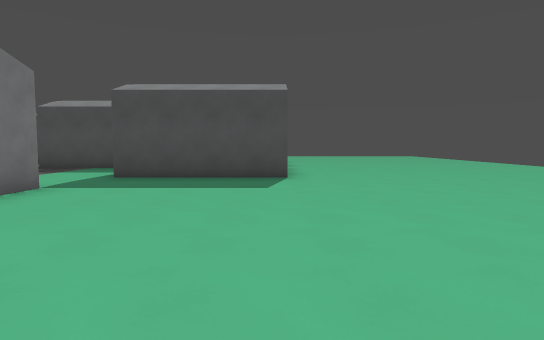
[1] (above)

24 first-person views from a walk through a 3-D level made in the Godot game engine. The camera is 1.5 m above the floor, tilts 4° down and sees 75° across. The floor is counted in squares, 2 m on a side. Each view is taken from the middle of a square. On the plan, view 1 faces up. The plan holds only what a view shows up to about 11 squares ahead; the rest is blank. The place goes on beyond the plan.

[2]
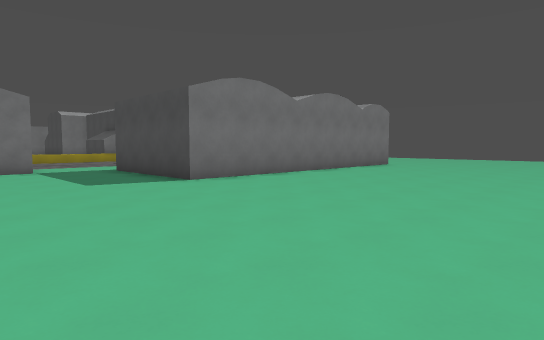

[3]
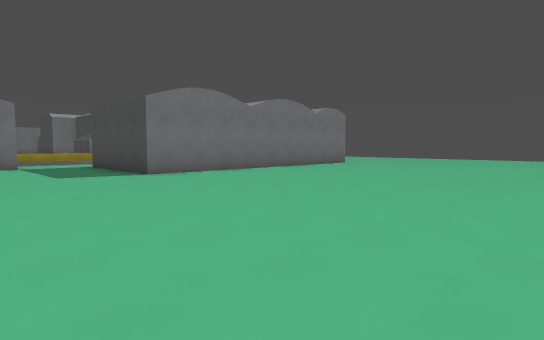

[4]
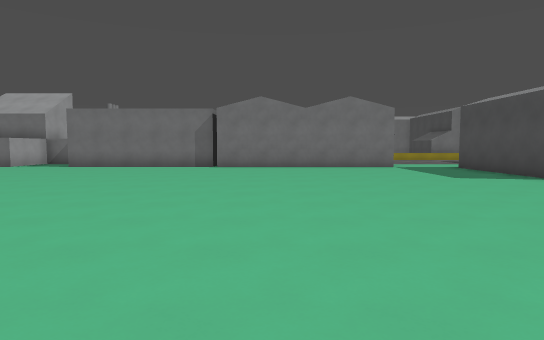

[5]
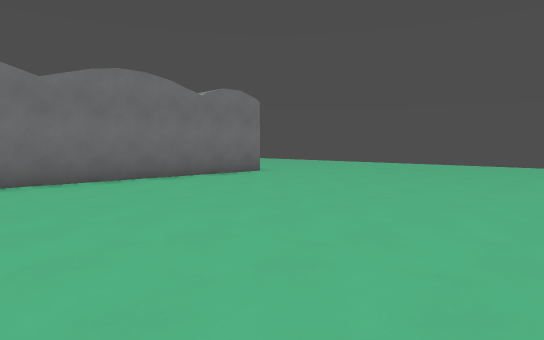

[6]
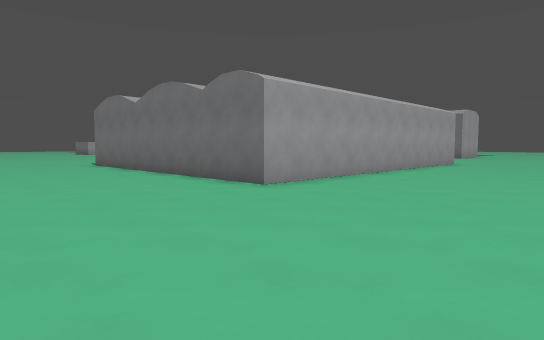

[7]
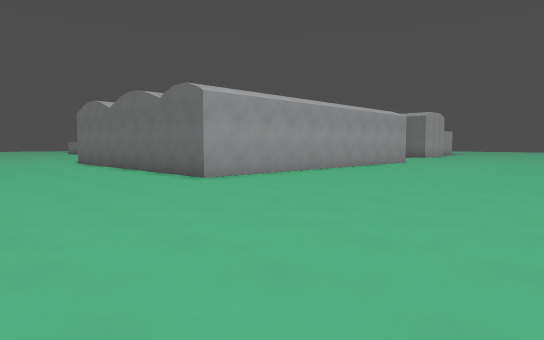

[8]
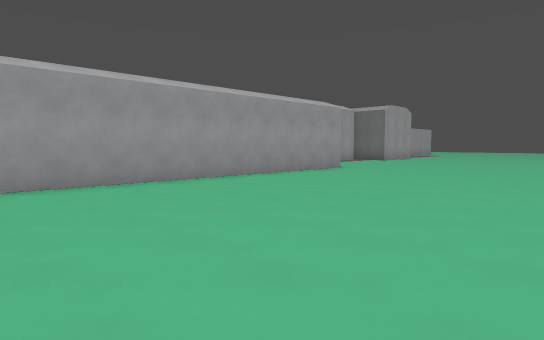

[9]
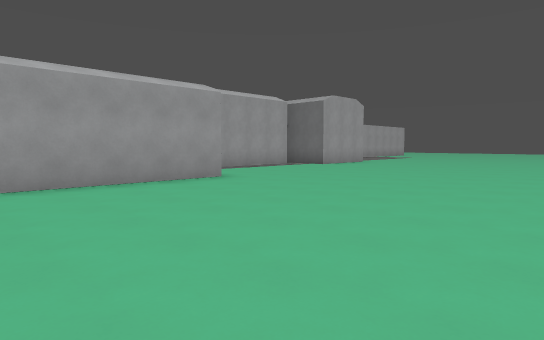

[10]
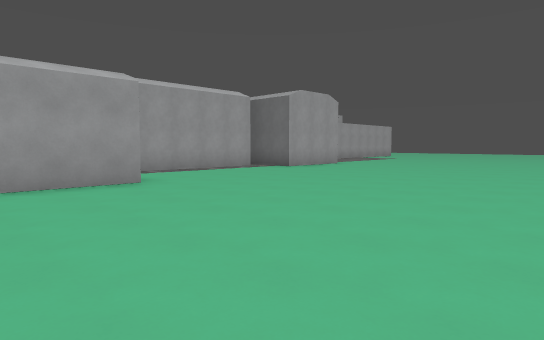

[11]
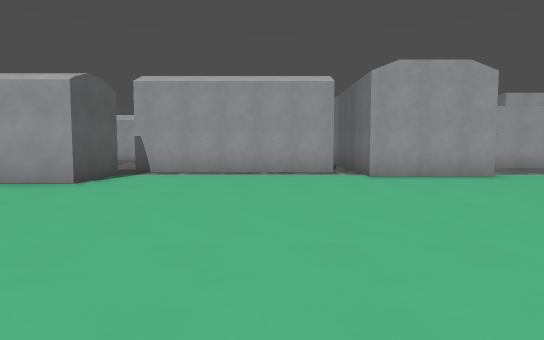

[12]
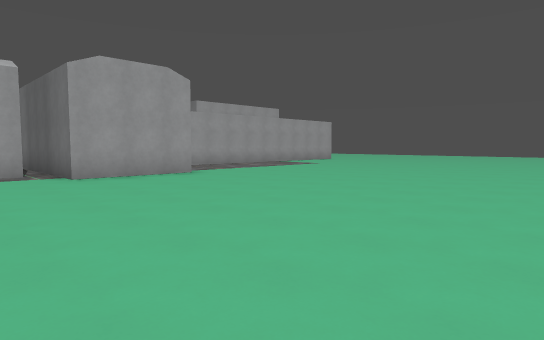

[13]
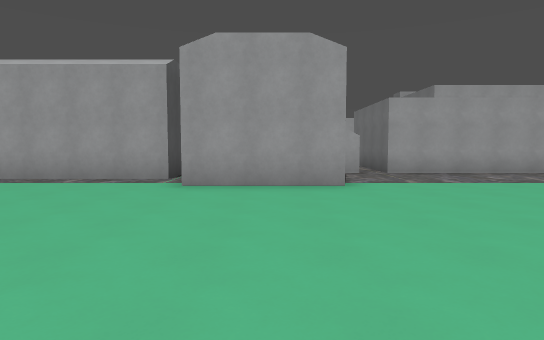

[14]
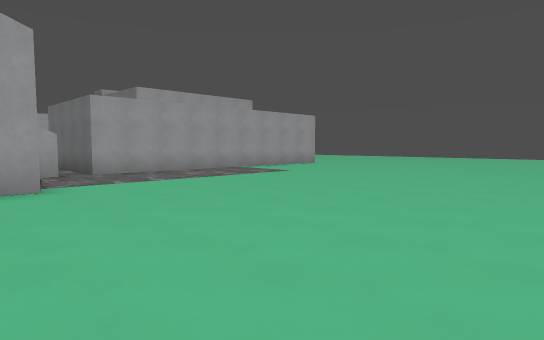

[15]
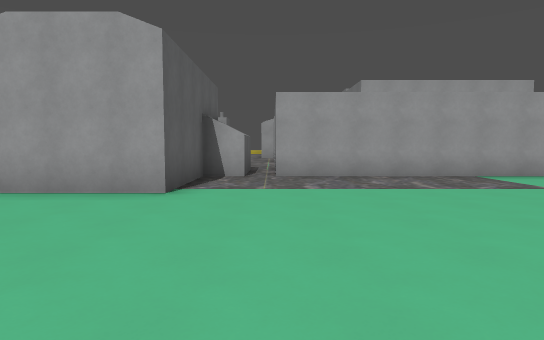

[16]
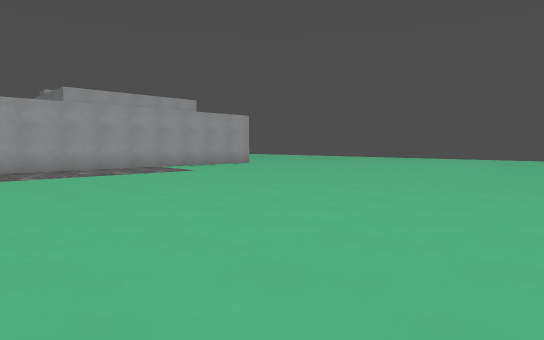

[17]
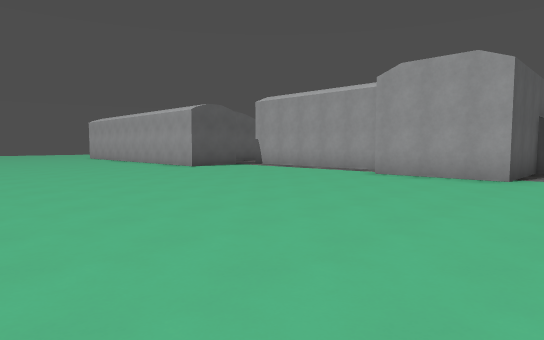

[18]
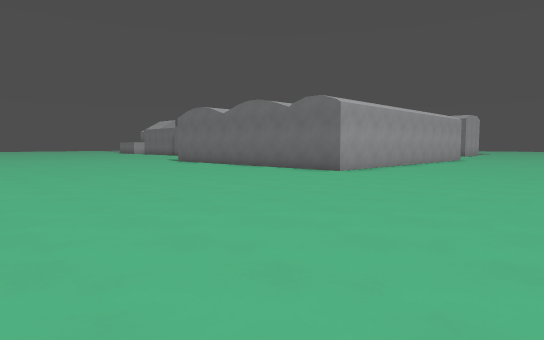

[19]
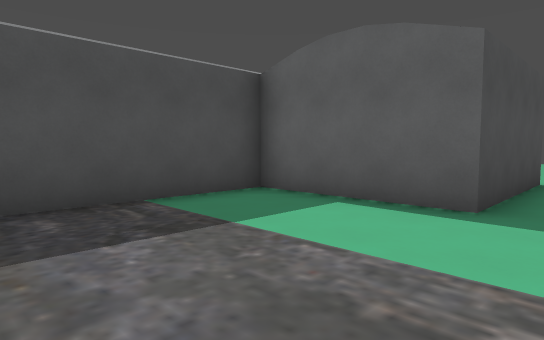

[20]
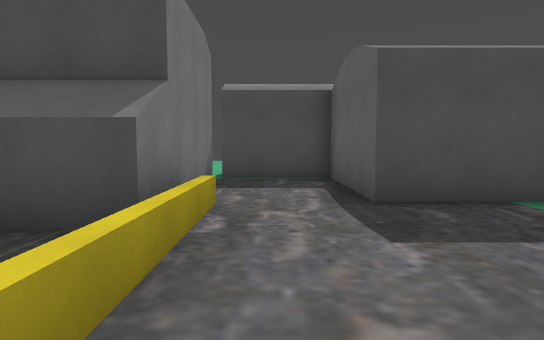

[21]
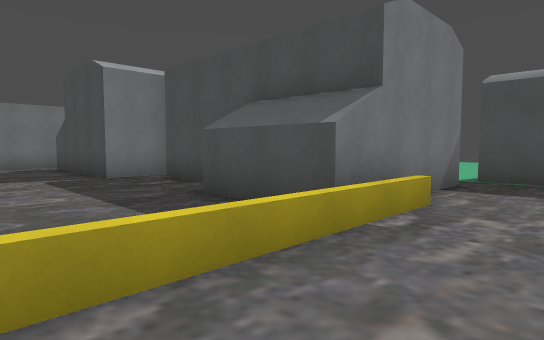

[22]
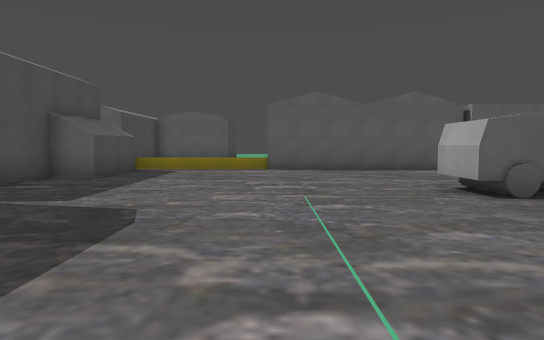

[23]
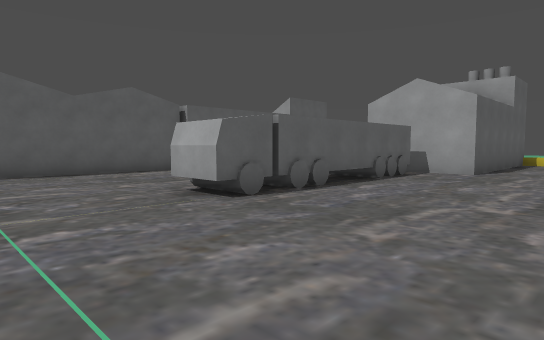

[24]
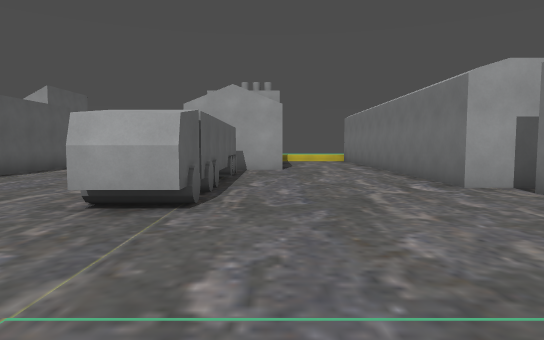

### Floor plan
Points are (right, up) in squares from view 1. A wall is a line through its corners. A room is listed if a view was taken in it or the views show most of it. See-through windows are left out.
Room 1 (views 1, 2, 3, 4, 5, 6, 7, 8, 9, 10, 11, 12, 13, 14, 15, 16, 17, 18, 19, 20, 21, 22, 23, 24)
walls: (-4, 6.2) (-4, 5.1); (-3.6, 8.1) (-3.6, 11.6) (-7.6, 11.6) (-7.6, 15.1) (-10.1, 15.1) (-10.1, 17.1) (0.4, 17.1) (0.4, 8.1) (-3.6, 8.1); (-10.1, 0.4) (-10.1, 6.1); (-15.7, 13) (-15.7, 14.2) (-10.2, 14.2) (-10.2, 10.2) (-12.7, 10.2) (-12.7, 11.2) (-15.8, 11.2); (-10.2, -4.1) (-10.2, -1.8); (-16, -3.2) (-16, 3.1) (-14.6, 3.1); (-20.3, 12.5) (-19.3, 12.5) (-19.3, 15.5) (-16.3, 15.5) (-16.3, 10.2) (-20.3, 10.2); (-20.4, 0.8) (-20.4, -4); (-17.3, -7) (-17.3, -3.8) (-15.5, -3.8); (-25.5, 12.5) (-21.1, 12.5) (-21.1, 8.6)
low walls: (-9.7, 11.6) (-9.7, 8.9); (-16.1, 2.7) (-14.6, 2.7)
ways out: opening at (-21.5, 1)

Where each view was taken, in squares from view 1:
view 1: 0 up, 0 right, facing up
view 2: 4 up, 7 right, facing up-left
view 3: 4 up, 9 right, facing up-left
view 4: 2 up, 8 right, facing left
view 5: 10 up, 8 right, facing up-left
view 6: 22 up, 5 right, facing down-left
view 7: 24 up, 5 right, facing down-left
view 8: 24 up, 0 right, facing down-left
view 9: 24 up, 5 left, facing down-left
view 10: 24 up, 7 left, facing down-left
view 11: 24 up, 14 left, facing down
view 12: 24 up, 14 left, facing down-left
view 13: 22 up, 18 left, facing down
view 14: 22 up, 18 left, facing down-left
view 15: 21 up, 21 left, facing down
view 16: 24 up, 20 left, facing down-left
view 17: 24 up, 21 left, facing down-right
view 18: 23 up, 9 right, facing down-left
view 19: 7 up, 8 left, facing up-right
view 20: 7 up, 9 left, facing up
view 21: 7 up, 8 left, facing up-left
view 22: 6 up, 21 left, facing right
view 23: 6 up, 20 left, facing down-right
view 24: 7 up, 17 left, facing down
